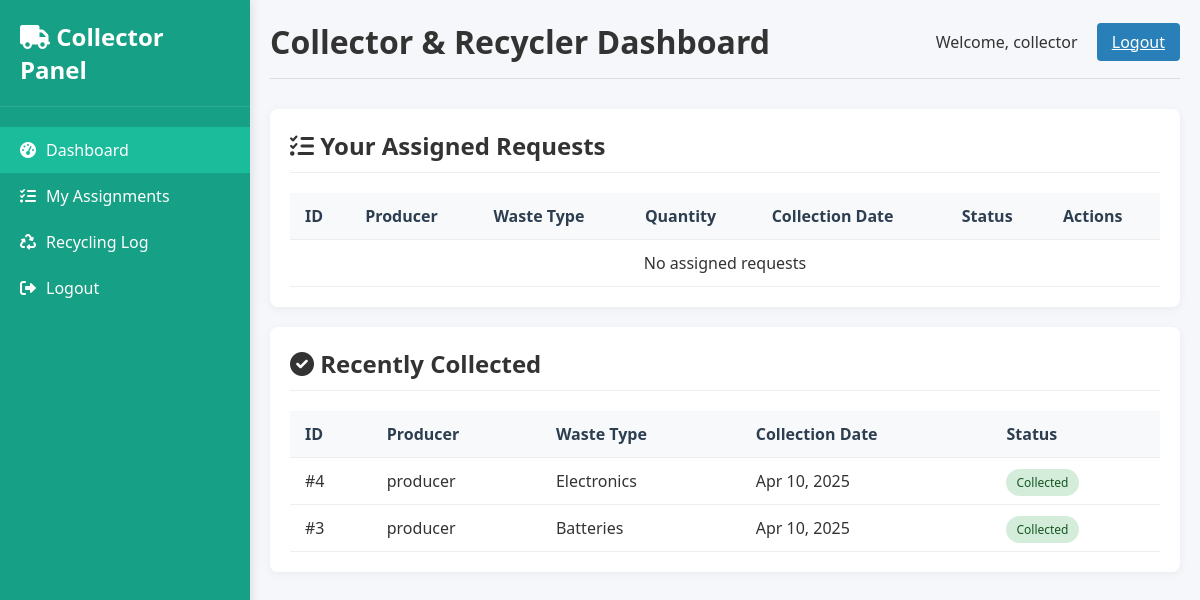
/accounts/collector/dashboard/ (signed in), run on the app's committed database.
### accounts/models.py (models this page shows, shortened)
class User(AbstractUser):
    ROLE_CHOICES = [
        ('admin', 'Admin'),
        ('producer', 'E-Waste Producer'),
        ('collector', 'Collector & Recycler'),
    ]
    role = models.CharField(max_length=10, choices=ROLE_CHOICES, default='producer')
    address = models.TextField(blank=True, null=True)
    phone = models.CharField(max_length=20, blank=True, null=True)

class CollectionRequest(models.Model):
    STATUS_CHOICES = [
        ('pending', 'Pending'),
        ('approved', 'Approved'),
        ('assigned', 'Assigned'),
        ('collected', 'Collected'),
        ('recycled', 'Recycled'),
        ('landfill', 'Sent to Landfill'),
        ('rejected', 'Rejected'),
    ]
    WASTE_TYPES = [
        ('electronics', 'Electronics'),
        ('batteries', 'Batteries'),
        ('appliances', 'Appliances'),
        ('other', 'Other'),
    ]
    DISPOSITION_CHOICES = [
        ('recycled', 'Recycled'),
        ('landfill', 'Sent to Landfill'),
        ('other', 'Other Disposition'),
    ]
    producer = models.ForeignKey(User, on_delete=models.CASCADE, related_name='requests')
    waste_type = models.CharField(max_length=20, choices=WASTE_TYPES)
    quantity = models.PositiveIntegerField()
    description = models.TextField(blank=True)
    status = models.CharField(max_length=20, choices=STATUS_CHOICES, default='pending')
    request_date = models.DateTimeField(auto_now_add=True)
    collection_date = models.DateField(null=True, blank=True)
    collector = models.ForeignKey(User, on_delete=models.SET_NULL, null=True, blank=True, related_name='assignments')
    admin_notes = models.TextField(blank=True)
    final_disposition = models.CharField(max_length=20, choices=DISPOSITION_CHOICES, null=True, blank=True)
    recycling_notes = models.TextField(blank=True)
    recycling_date = models.DateField(null=True, blank=True)
    actual_quantity = models.PositiveIntegerField(null=True, blank=True)

### accounts/views.py (the view)
# urls.py: path('collector/dashboard/', views.collector_dashboard_view, name='collector_dashboard'),
@login_required
def collector_dashboard_view(request):
    if request.user.role != 'collector':
        return HttpResponse("Unauthorized", status=403)
    assigned_requests = CollectionRequest.objects.filter(
        collector=request.user,
        status='assigned'
    ).order_by('-request_date')
    collected_requests = CollectionRequest.objects.filter(
        collector=request.user,
        status='collected'
    ).order_by('-request_date')[:5]  # Show only 5 recent collected requests
    context = {
        'assigned_requests': assigned_requests,
        'collected_requests': collected_requests
    }
    return render(request, 'accounts/collector_dashboard.html', context)

### accounts/templates/accounts/collector_dashboard.html (shortened to what this page needs)
<!DOCTYPE html>
<html lang="en">
<head>
    <link rel="stylesheet" href="https://cdnjs.cloudflare.com/ajax/libs/font-awesome/6.0.0/css/all.min.css">
</head>
<body>
<div class="sidebar" style="background-color: #16a085; color: white; padding: 20px 0; font-family: 'Segoe UI', Tahoma, Geneva, Verdana, sans-serif;">
    <div class="sidebar-header" style="padding: 0 20px 20px; border-bottom: 1px solid rgba(255,255,255,0.1);">
        <h2 style="color: white; font-size: 24px;"><i class="fas fa-truck"></i> Collector Panel</h2>
    </div>
    <div class="sidebar-menu" style="margin-top: 20px;">
        <a href="{% url 'accounts:collector_dashboard' %}"
           class="menu-item {% if request.resolver_match.url_name == 'collector_dashboard' %}active{% endif %}"
           style="padding: 12px 20px; color: white; text-decoration: none; display: flex; align-items: center; {% if request.resolver_match.url_name == 'collector_dashboard' %}background-color: #1abc9c;{% endif %}">
            <i class="fas fa-tachometer-alt" style="margin-right: 10px;"></i> Dashboard
        </a>
        <a href="{% url 'accounts:collector_assignments' %}"
           class="menu-item {% if request.resolver_match.url_name == 'collector_assignments' %}active{% endif %}"
           style="padding: 12px 20px; color: white; text-decoration: none; display: flex; align-items: center; {% if request.resolver_match.url_name == 'collector_assignments' %}background-color: #1abc9c;{% endif %}">
            <i class="fas fa-tasks" style="margin-right: 10px;"></i> My Assignments
        </a>
        <a href="{% url 'accounts:recycling_log' %}"
           class="menu-item {% if request.resolver_match.url_name == 'recycling_log' %}active{% endif %}"
           style="padding: 12px 20px; color: white; text-decoration: none; display: flex; align-items: center; {% if request.resolver_match.url_name == 'recycling_log' %}background-color: #1abc9c;{% endif %}">
            <i class="fas fa-recycle" style="margin-right: 10px;"></i> Recycling Log
        </a>
        <a href="{% url 'accounts:logout' %}"
           class="menu-item"
           style="padding: 12px 20px; color: white; text-decoration: none; display: flex; align-items: center;">
            <i class="fas fa-sign-out-alt" style="margin-right: 10px;"></i> Logout
        </a>
    </div>
</div>
    <div class="main-content">
        <div class="header">
            <h1>Collector & Recycler Dashboard</h1>
            <div>
                <span>Welcome, {{ request.user.username }}</span>
                <a href="{% url 'accounts:logout' %}" class="btn btn-primary" style="margin-left: 15px;">Logout</a>
            </div>
        </div>
        <div class="card">
            <div class="card-header">
                <h2><i class="fas fa-tasks"></i> Your Assigned Requests</h2>
            </div>
            <table>
                <thead>
                    <tr>
                        <th>ID</th>
                        <th>Producer</th>
                        <th>Waste Type</th>
                        <th>Quantity</th>
                        <th>Collection Date</th>
                        <th>Status</th>
                        <th>Actions</th>
                    </tr>
                </thead>
                <tbody>
                    {% for req in assigned_requests %}
                    <tr>
                        <td>#{{ req.id }}</td>
                        <td>{{ req.producer.username }}</td>
                        <td>{{ req.get_waste_type_display }}</td>
                        <td>{{ req.quantity }}</td>
                        <td>{{ req.collection_date|date:"M d, Y" }}</td>
                        <td><span class="status-badge status-assigned">{{ req.get_status_display }}</span></td>
                        <td class="action-buttons">
                            <a href="{% url 'accounts:update_status' req.id %}" class="btn btn-success btn-sm">
                                <i class="fas fa-check"></i> Collect
                            </a>
                        </td>
                    </tr>
                    {% empty %}
                    <tr>
                        <td colspan="7" style="text-align: center;">No assigned requests</td>
                    </tr>
                    {% endfor %}
                </tbody>
            </table>
        </div>
        <div class="card">
            <div class="card-header">
                <h2><i class="fas fa-check-circle"></i> Recently Collected</h2>
            </div>
            <table>
                <thead>
                    <tr>
                        <th>ID</th>
                        <th>Producer</th>
                        <th>Waste Type</th>
                        <th>Collection Date</th>
                        <th>Status</th>
                    </tr>
                </thead>
                <tbody>
                    {% for req in collected_requests %}
                    <tr>
                        <td>#{{ req.id }}</td>
                        <td>{{ req.producer.username }}</td>
                        <td>{{ req.get_waste_type_display }}</td>
                        <td>{{ req.collection_date|date:"M d, Y" }}</td>
                        <td><span class="status-badge status-collected">{{ req.get_status_display }}</span></td>
                    </tr>
                    {% empty %}
                    <tr>
                        <td colspan="5" style="text-align: center;">No collected requests</td>
                    </tr>
                    {% endfor %}
                </tbody>
            </table>
        </div>
    </div>
</body>
</html>

### accounts/templates/accounts/collector_dashboard.html (style rules this page uses)
:root { --primary: #2980b9; --secondary: #3498db; --success: #27ae60; --warning: #f39c12; --danger: #e74c3c; --light: #ecf0f1; --dark: #2c3e50; }
* { margin: 0; padding: 0; box-sizing: border-box; font-family: 'Segoe UI', Tahoma, Geneva, Verdana, sans-serif; }
body { background-color: #f5f7fa; color: #333; display: grid; grid-template-columns: 250px 1fr; min-height: 100vh; }
.sidebar { background: var(--primary); color: white; padding: 20px 0; box-shadow: 2px 0 10px rgba(0,0,0,0.1); }
.sidebar-header { padding: 0 20px 20px; border-bottom: 1px solid rgba(255,255,255,0.1); }
.sidebar-menu { margin-top: 20px; }
.menu-item { padding: 12px 20px; cursor: pointer; transition: all 0.3s; display: flex; align-items: center; }
.menu-item.active { background: var(--secondary); }
.menu-item i { margin-right: 10px; }
.main-content { padding: 20px; }
.header { display: flex; justify-content: space-between; align-items: center; margin-bottom: 30px; padding-bottom: 15px; border-bottom: 1px solid #ddd; }
.card { background: white; border-radius: 8px; padding: 20px; box-shadow: 0 2px 10px rgba(0,0,0,0.05); margin-bottom: 20px; }
.card-header { display: flex; justify-content: space-between; align-items: center; margin-bottom: 20px; padding-bottom: 10px; border-bottom: 1px solid #eee; }
table { width: 100%; border-collapse: collapse; }
th, td { padding: 12px 15px; text-align: left; border-bottom: 1px solid #eee; }
th { background-color: #f8f9fa; font-weight: 600; color: var(--dark); }
.btn { padding: 8px 15px; border-radius: 4px; border: none; cursor: pointer; font-weight: 500; transition: all 0.3s; }
.btn-primary { background: var(--primary); color: white; }
.status-badge { padding: 5px 10px; border-radius: 20px; font-size: 12px; font-weight: 500; }
.status-collected { background: #d4edda; color: #155724; }

### data on the page
User: user.username "collector"
CollectionRequest: id "4", producer.username "producer", waste_type "Electronics", collection_date "Apr 10, 2025", status "Collected"
CollectionRequest: id "3", producer.username "producer", waste_type "Batteries", collection_date "Apr 10, 2025", status "Collected"
